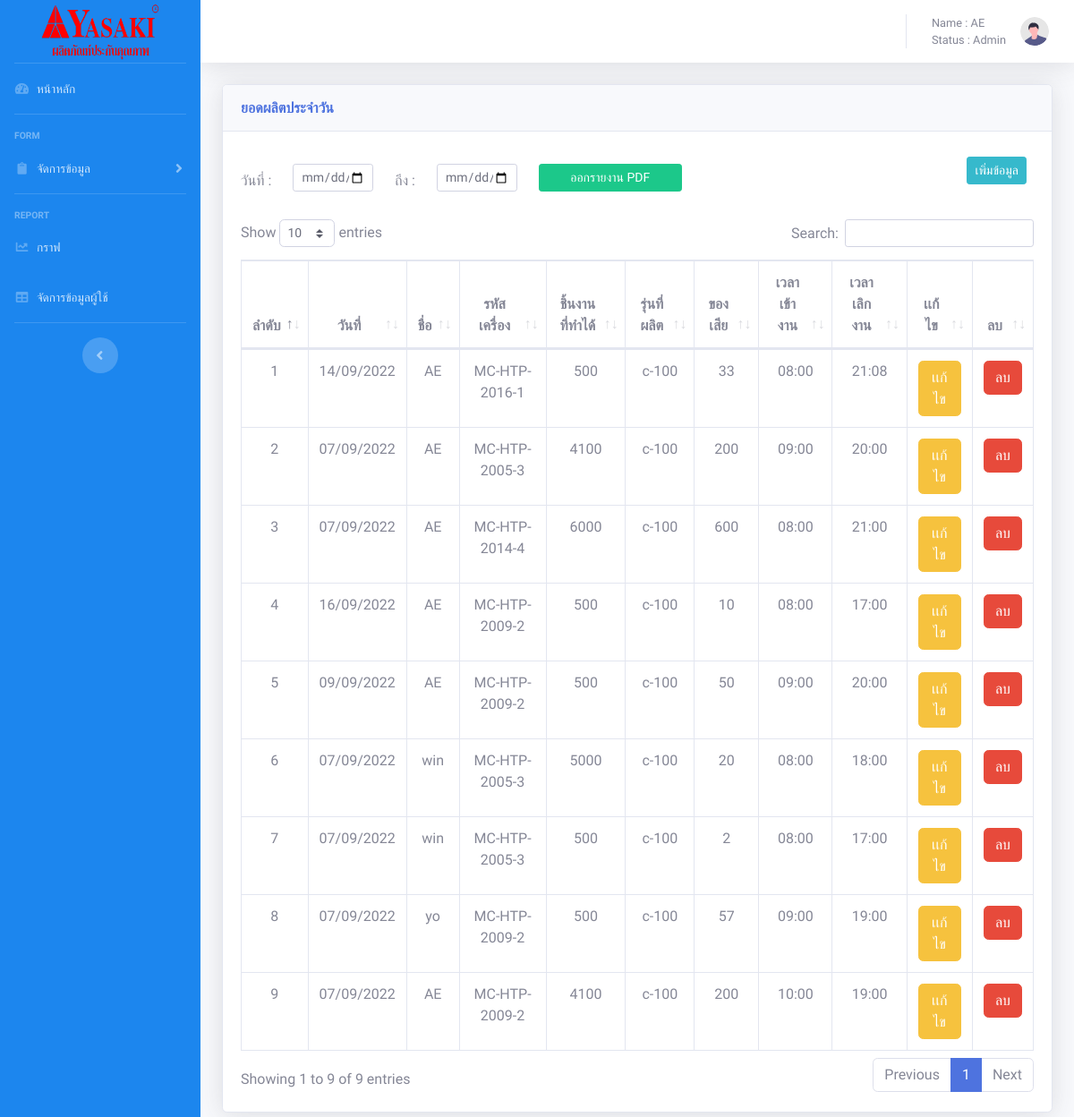
Before: /admin/tables.php (signed in) with the older database file.
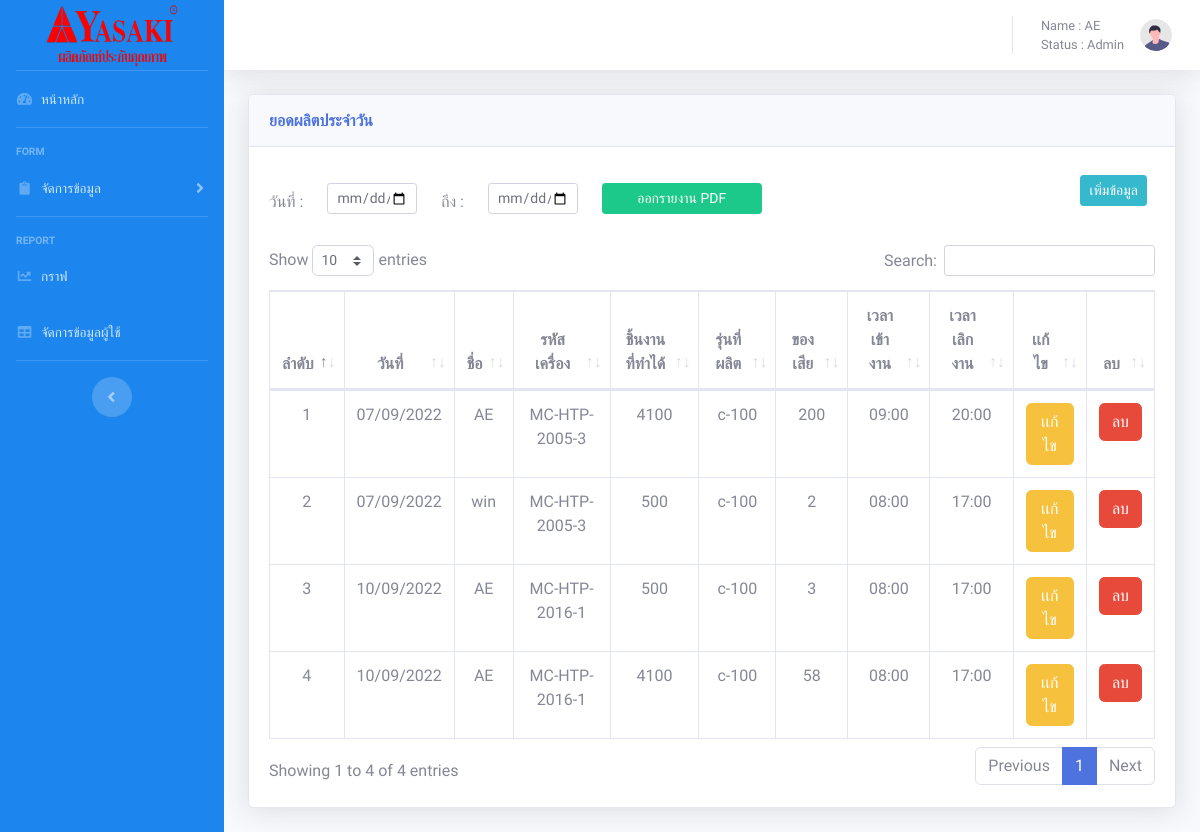
After: the same page with the newer database file.
### tables this page shows
CREATE TABLE `employee` (
  `E_id` int(20) NOT NULL,
  `EName` varchar(20) NOT NULL,
  `Nmac` varchar(50) NOT NULL,
  `Econ` int(20) NOT NULL,
  `Epro` varchar(20) NOT NULL,
  `Edel` int(11) NOT NULL,
  `Etime` varchar(20) NOT NULL,
  `Etimet` varchar(20) NOT NULL,
  `DATE` date NOT NULL
);

### admin/tables.php (the view, shortened to what the changed rows need)
<!DOCTYPE html>
<html lang="en">
<head>
    <link href="vendor/fontawesome-free/css/all.min.css" rel="stylesheet" type="text/css">
    <link href="css/sb-admin-2.min.css" rel="stylesheet">
    <link href="vendor/datatables/dataTables.bootstrap4.min.css" rel="stylesheet">
</head>
<body id="page-top" style="font-family: 'Pridi', serif;">
    <div id="wrapper">
        <div id="content-wrapper" class="d-flex flex-column">
            <div id="content">
                <div class="container-fluid">
                    <div class="card shadow mb-4">
                        <div class="card-body">
                            <div class="row mb-4">
                                <div class="col-6">
                                </div>
                                <div class="col-6">
                                </div>
                            </div>
                            <div class="table-responsive">
                                <table class="table table-bordered text-center" id="dataTable" width="100%" cellspacing="0">
                                    <thead>
                                        <tr>
                                            <th>ลำดับ</th>
                                            <th>วันที่</th>
                                            <th>ชื่อ</th>
                                            <th>รหัสเครื่อง</th>
                                            <th>ชิ้นงานที่ทำได้</th>
                                            <th>รุ่นที่ผลิต</th>
                                            <th>ของเสีย</th>
                                            <th>เวลาเข้างาน</th>
                                            <th>เวลาเลิกงาน</th>
                                            <th>เเก้ไข</th>
                                            <th>ลบ</th>
                                        </tr>
                                    </thead>
                                    <?php
                                    require('config.php');
                                    mysqli_query($conn, 'SET NAMES UTF8');
                                    $sql = "SELECT * FROM employee ";
                                    $query = mysqli_query($conn, $sql);
                                    $n1 = 0;
                                    while ($value = mysqli_fetch_array($query)) {
                                        $d = date_create($value['DATE']);
                                        $d1 = date_format($d, "d/m/Y");
                                        $n1++;
                                        echo '<tr>
                    <td>' . $n1 . '</td>
                    <td>' . $d1 . '</td>
                    <td>' . $value['EName'] . '</td>
                    <td>' . $value['Nmac'] . '</td>
                    <td>' . $value['Econ'] . '</td>
                    <td>' . $value['Epro'] . '</td>
                    <td>' . $value['Edel'] . '</td>
                    <td>' . $value['Etime'] . '</td>
                    <td>' . $value['Etimet'] . '</td>
                    <td><a href="edittables.php?id=' . $value['E_id'] . '"><button class="btn-warning btn-md btn">เเก้ไข</button></a></td>
                    <td><a href="Delete.php?edit=' . $value['E_id'] . '"><button class="btn-danger btn-md btn" onclick="del()">ลบ</button><a/></td>
                </tr>';
                                    }
                                    ?>
                                </table>
                            </div>
                        </div>
                    </div>
                </div>
            </div>
        </div>
    </div>
</body>
</html>

Changed rows visible on the page:
removed employee: DATE "14/09/2022", EName "AE", Nmac "MC-HTP-2016-1", Econ "500", Epro "c-100", Edel "33", Etime "08:00", Etimet "21:08"
removed employee: DATE "07/09/2022", EName "AE", Nmac "MC-HTP-2014-4", Econ "6000", Epro "c-100", Edel "600", Etime "08:00", Etimet "21:00"
removed employee: DATE "16/09/2022", EName "AE", Nmac "MC-HTP-2009-2", Econ "500", Epro "c-100", Edel "10", Etime "08:00", Etimet "17:00"
removed employee: DATE "09/09/2022", EName "AE", Nmac "MC-HTP-2009-2", Econ "500", Epro "c-100", Edel "50", Etime "09:00", Etimet "20:00"
removed employee: DATE "07/09/2022", EName "win", Nmac "MC-HTP-2005-3", Econ "5000", Epro "c-100", Edel "20", Etime "08:00", Etimet "18:00"
removed employee: DATE "07/09/2022", EName "yo", Nmac "MC-HTP-2009-2", Econ "500", Epro "c-100", Edel "57", Etime "09:00", Etimet "19:00"
removed employee: DATE "07/09/2022", EName "AE", Nmac "MC-HTP-2009-2", Econ "4100", Epro "c-100", Edel "200", Etime "10:00", Etimet "19:00"
added employee: DATE "10/09/2022", EName "AE", Nmac "MC-HTP-2016-1", Econ "500", Epro "c-100", Edel "3", Etime "08:00", Etimet "17:00"
added employee: DATE "10/09/2022", EName "AE", Nmac "MC-HTP-2016-1", Econ "4100", Epro "c-100", Edel "58", Etime "08:00", Etimet "17:00"
Other visible differences:
text written by a page script: "Show entries Search: Showing 1 to 9 of 9 entries Previous 1 Next" → "Show entries Search: Showing 1 to 4 of 4 entries Previous 1 Next"
